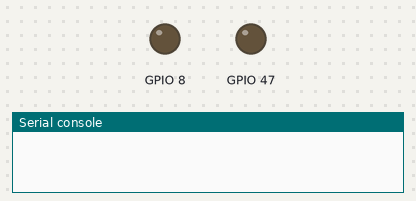
This program was run on a simulated ESP32 board running MicroPython. Parts: output pins drawn as LEDs (lit = HIGH), the last lines printed to the serial console.

Above: at 0.5 s.
At 1.5 s:
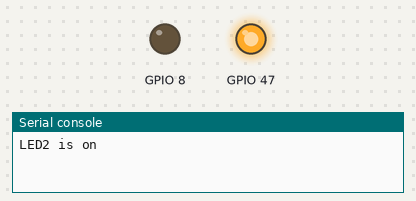
At 5.5 s:
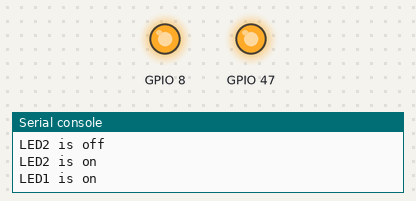
Timing chart, 0 to 6.9 s (numbered marks = the images above):
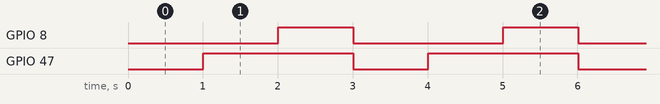

The program:

main.py
```python
#two leds consecutively

import machine
import time

#variable
Led_state1 = 0
Last_change1 = 0
Led_state2 = 0
Last_change2 = 0

def led_toggle(pin1,pin2,on_time,off_time):
    global Led_state1
    global Last_change1
    global Led_state2
    global Last_change2
    #create object for led1
    Led1 = machine.Pin(pin1,machine.Pin.OUT)
    #object for led2
    Led2 = machine.Pin(pin2,machine.Pin.OUT)
    if (time.ticks_ms()-Last_change1)>=off_time and Led_state1 is 0:
        Last_change1 = time.ticks_ms()
        Led_state1 = 1
        Led1.value(Led_state1)
        print("LED1 is on")
    if (time.ticks_ms()-Last_change1)>=on_time and Led_state1 is 1:
        Last_change1 = time.ticks_ms()
        Led_state1 = 0
        Led1.value(Led_state1)
        print("LED1 is off")
    if (time.ticks_ms()-Last_change2)>=on_time and Led_state2 is 0:
        Last_change2 = time.ticks_ms()
        Led_state2 = 1
        Led2.value(Led_state2)
        print("LED2 is on")
    if (time.ticks_ms()-Last_change2)>=off_time and Led_state2 is 1:
        Last_change2 = time.ticks_ms()
        Led_state2 = 0
        Led2.value(Led_state2)
        print("LED2 is off")

while True:
    try:
        led_toggle(8,47,1000,2000)
    except KeyboardInterrupt:
        print("Exit")
        break
```

Measured:
- by itself, GPIO 8: alternates HIGH for 1.0 s and LOW for 2.0 s
- by itself, GPIO 47: alternates HIGH for 2.0 s and LOW for 1.0 s
- by itself, everything shown: repeats every 3.0 s, in 3 steps
